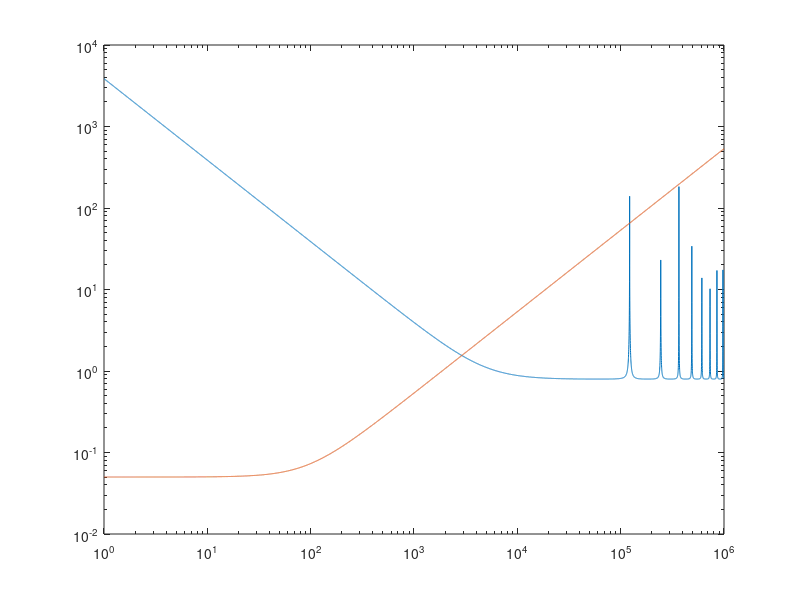
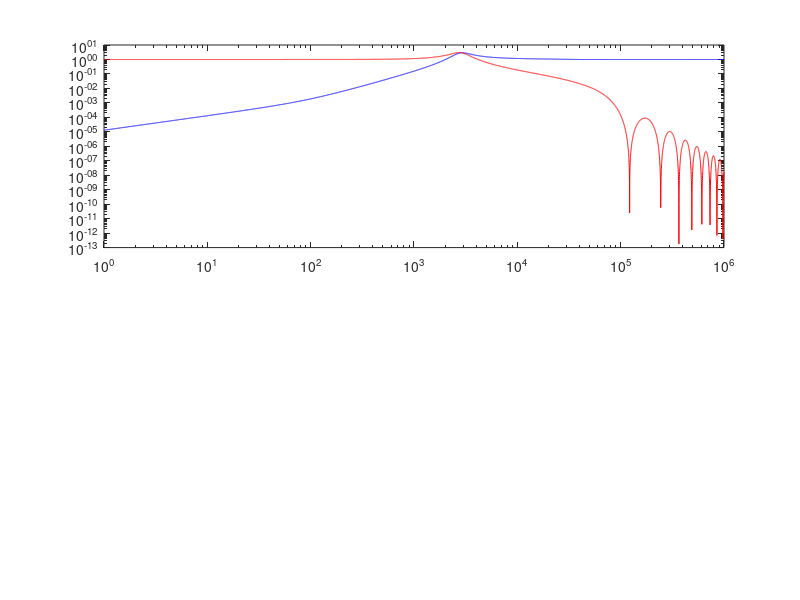

These figures' MATLAB source, in order: (Note: this script raises an error after producing the figures.)
%
% Compute phase lock response using Fourier methods
%
CONV_PWM = 1.6/2^10;
CONV_PHASE = pi/2^13;

f = logspace(0,6,1e4);
w = 2*pi*f;
Tclk = 8e-9;
R = 2^10;
Ts = Tclk*R;

zclk = exp(-1i*w*Tclk);
zs = exp(-1i*w*Ts);

%% Actuator gain
actuator_corner_freq = 1/1.7e-3;  %[rad/s]
G0 = 20;    %[rad/V]
G = G0./(1 + 1i*w./actuator_corner_freq);

%% Feedback
Kp_int = 400;
Ki_int = 100;
Kd_int = 0e3;
divisor = 11;

Kp = Kp_int/2^divisor*CONV_PWM/CONV_PHASE;
Ki = Ki_int/2^divisor/Ts*CONV_PWM/CONV_PHASE;
Kd = Kd_int/2^divisor*Ts*CONV_PWM/CONV_PHASE;

K = (Kp.*(1 - zs) + Ki*Ts.*(1 + zs)/2 + Kd/Ts*(1 - 2*zs + zs.^2))./(1 - zs);
%% Measurement
M = 1./(R.^3).*(1 - zclk.^R).^3./(1 - zclk).^3;
M = M.*exp(-1i*w*Tclk*20);
% M = ones(size(f));

%% Calculate
measurement_nsd = 1e-6*ones(size(f));
environmental_nsd = sqrt(1e-2*(20./f).^2);

L = M.*G.*K;
S = 1./(1 + L);
T = 1 - S;

true_phase_nsd = -1./M.*T.*measurement_nsd + S.*environmental_nsd;
measured_phase_nsd = S.*M.*environmental_nsd + S.*measurement_nsd;

figure(1);clf;
loglog(f,abs(K));
hold on
loglog(f,1./abs(G));

figure(2);clf;
subplot(2,1,1);
loglog(f,abs(S),'b-');
hold on
plot(f,abs(T),'r-');
plot_format('Frequency [Hz]','Response','',10);
grid on;
subplot(2,1,2);
semilogx(f,180/pi*(angle(S)),'b--');
hold on
semilogx(f,180/pi*(angle(T)),'r--');
plot_format('Frequency [Hz]','Phase [rad]','',10);
grid on;

figure(3);clf;
loglog(f,abs(true_phase_nsd).^2);
hold on
loglog(f,abs(measured_phase_nsd).^2);
loglog(f,environmental_nsd.^2,'k--');
ylim([1e-12,1]);
grid on;
plot_format('Frequency [Hz]','Phase PSD [rad^2/Hz]','',10);
yyaxis right
plot(f,sqrt(cumtrapz(f,abs(measured_phase_nsd).^2)));
ylabel('Total phase noise [rad]');
ax = gca;
ax.YAxis(2).Scale = 'log';
ylim([1e-6,1]);

